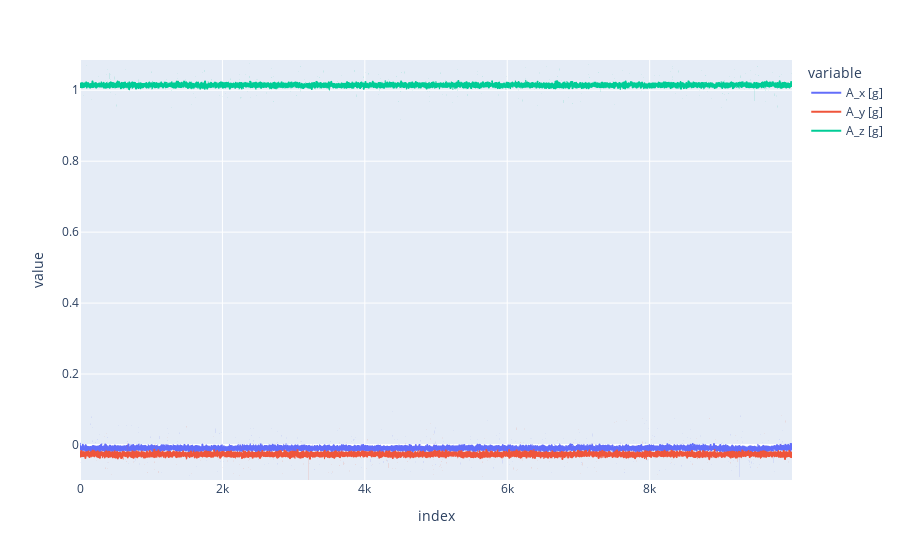

Write notebook code for a chart like this one.
### Markdown cell above
Let's now plot this time serie; we first remove the 'Time' column from ```df```, only keep the three axes {x, y, z} and use the plotly library.

**If the number of points to plot is very large, plotly can take some time to load and plot the graph, pls be patient.**

However, once the graph is plotted, we can zoom in and analyze specific parts of our time serie.

In this example, our acquisition contained a 100Hz sinusoid.

### Code cell
acc = df[['A_x [g]','A_y [g]','A_z [g]']]
import plotly.express as px

fig = px.line(acc.head(10000))
fig

### Figure 1 — Plotly figure (JSON) as saved in the notebook; plotly's stock layout.template omitted (floating-point values rounded to 4 significant figures; data arrays with more than 128 entries replaced by an {"elided": "..."} marker saying what was removed)
{"data": [{"hovertemplate": "variable=A_x [g]<br>index=%{x}<br>value=%{y}<extra></extra>", "legendgroup": "A_x [g]", "line": {"color": "#636efa", "dash": "solid"}, "marker": {"symbol": "circle"}, "mode": "lines", "name": "A_x [g]", "showlegend": true, "type": "scattergl", "x": {"elided": "10000 int values"}, "xaxis": "x", "y": {"elided": "10000 float values"}, "yaxis": "y"}, {"hovertemplate": "variable=A_y [g]<br>index=%{x}<br>value=%{y}<extra></extra>", "legendgroup": "A_y [g]", "line": {"color": "#EF553B", "dash": "solid"}, "marker": {"symbol": "circle"}, "mode": "lines", "name": "A_y [g]", "showlegend": true, "type": "scattergl", "x": {"elided": "10000 int values"}, "xaxis": "x", "y": {"elided": "10000 float values"}, "yaxis": "y"}, {"hovertemplate": "variable=A_z [g]<br>index=%{x}<br>value=%{y}<extra></extra>", "legendgroup": "A_z [g]", "line": {"color": "#00cc96", "dash": "solid"}, "marker": {"symbol": "circle"}, "mode": "lines", "name": "A_z [g]", "showlegend": true, "type": "scattergl", "x": {"elided": "10000 int values"}, "xaxis": "x", "y": {"elided": "10000 float values"}, "yaxis": "y"}], "layout": {"legend": {"title": {"text": "variable"}, "tracegroupgap": 0}, "margin": {"t": 60}, "xaxis": {"anchor": "y", "domain": [0, 1], "title": {"text": "index"}}, "yaxis": {"anchor": "x", "domain": [0, 1], "title": {"text": "value"}}}}
